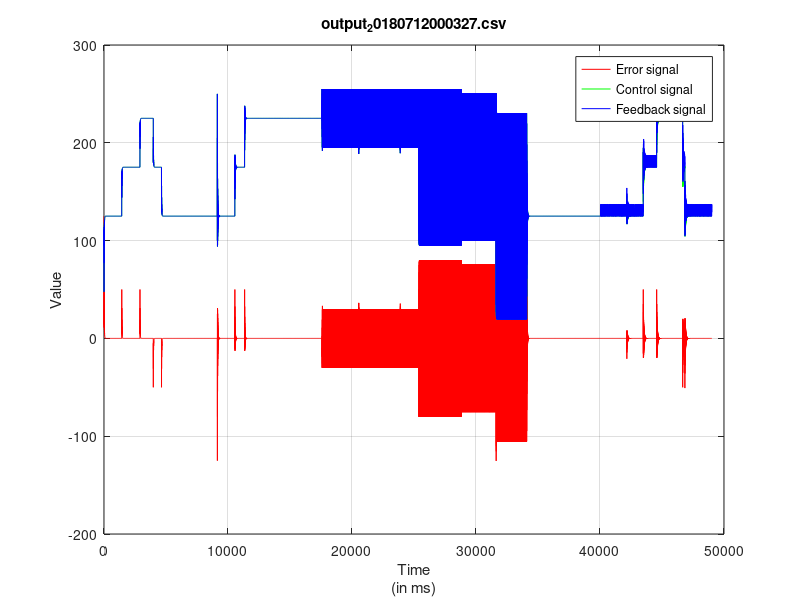

Here is the MATLAB script that generated this plot:
Array=csvread('output_20180712000327.csv',1,0);
col1 = Array(:, 1);
col2 = Array(:, 2);
col3 = Array(:, 3);
col4 = Array(:, 4);
plot(col1, col2, 'r', col1, col3, 'g',col1, col4, 'b');
title('output_20180712000327.csv');
xlabel({'Time','(in ms)'});
ylabel('Value');
legend('Error signal','Control signal', 'Feedback signal')
grid on
